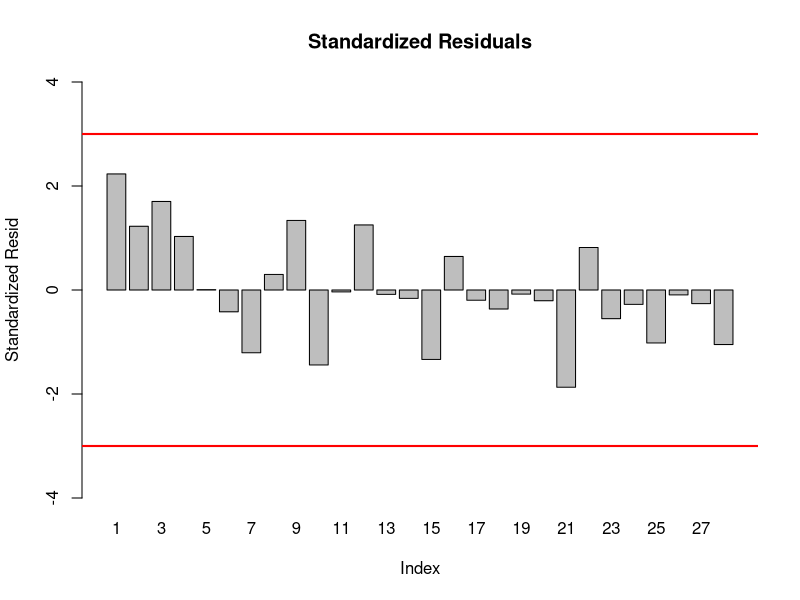
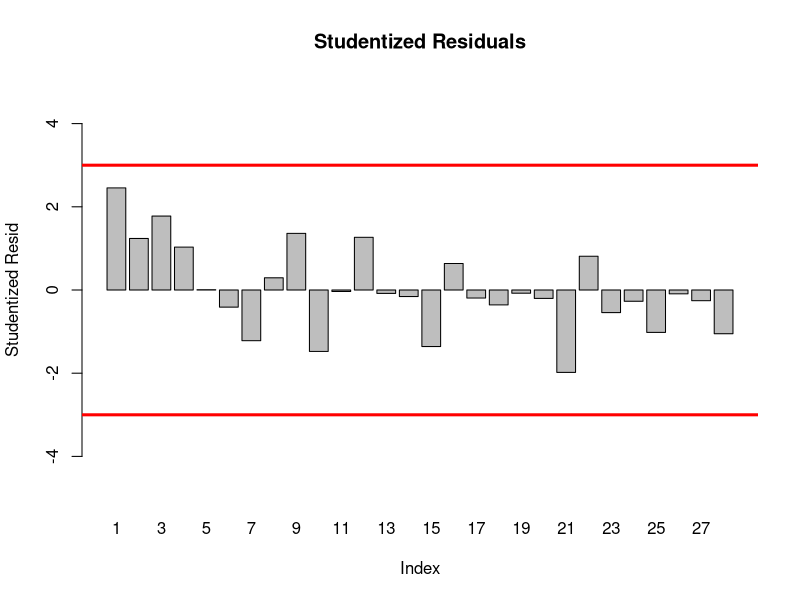
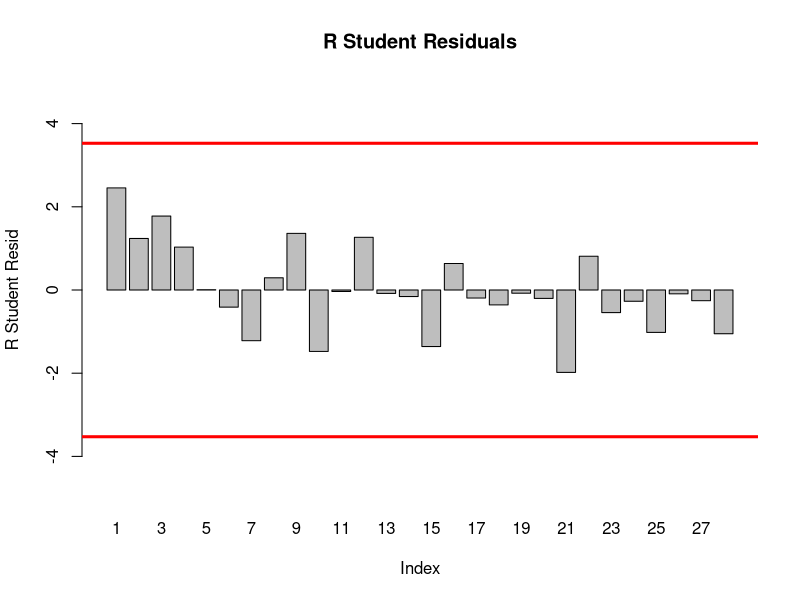
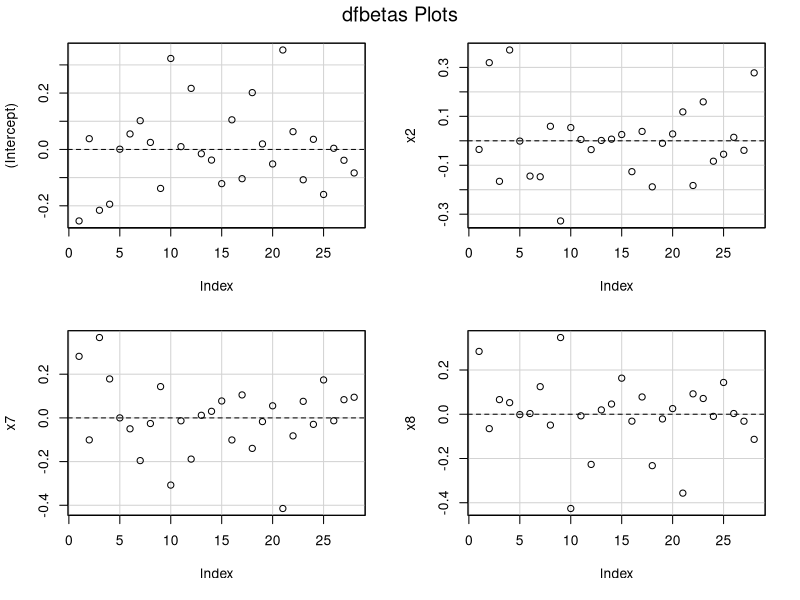
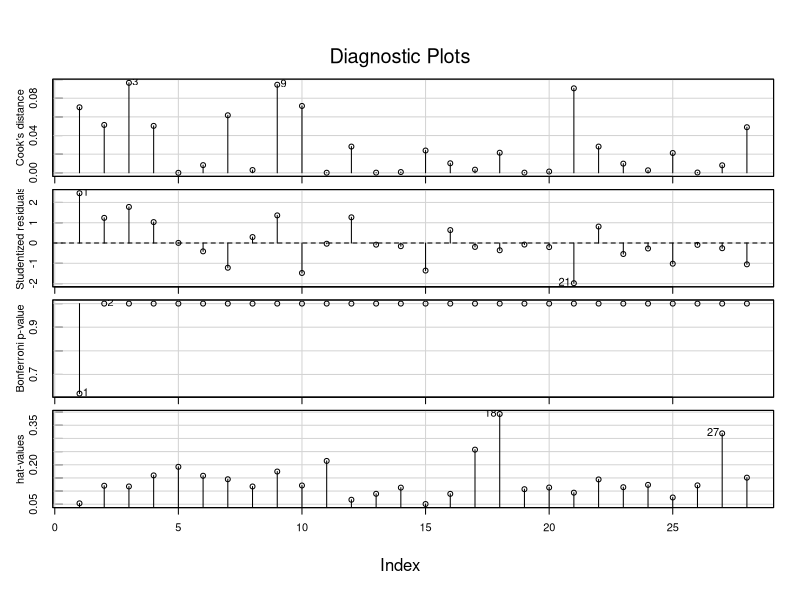

R code for these plots, in order: (Note: this script raises an error after producing the figures.)
## ---- chunk 1
#load the data
ftbl <- read.csv(file = 'football.csv')
#build linear model
fit <- lm(y~x2+x7+x8, data = ftbl)

#residual analysis
View(fit)
library(MASS)

#standardized residuals
print("standardized residuals:")
stdres(fit)
barplot(height = stdres(fit), names.arg = 1:28, 
        main = "Standardized Residuals", xlab = "Index", 
        ylab = "Standardized Resid", ylim=c(-4,4))
#Add cutoff values. Either 2 or 3 can be chosen.
abline(h=3, col = "Red", lwd=2)
abline(h=-3, col = "Red", lwd=2)


#studentized residuals
print("studentized residuals:")
studres(fit)
barplot(height = studres(fit), names.arg = 1:28, 
        main = "Studentized Residuals", xlab = "Index", 
        ylab = "Studentized Resid", ylim=c(-5,5))
#Add cutoff values. Either 2 or 3 can be chosen.
abline(h=3, col = "Red", lwd=3)
abline(h=-3, col = "Red", lwd=3)

#R-student residuals
print("R-student residuals:")
RStudent <- rstudent(fit)
RStudent
barplot(height = RStudent, names.arg = 1:28, 
        main = "R Student Residuals", xlab = "Index", 
        ylab = "R Student Resid", ylim=c(-5,5))
cor.level <- 0.05/(2*25)
cor.qt <- qt(cor.level, 21, lower.tail=F) 
RStudent> cor.qt
abline(h=cor.qt , col = "Red", lwd=3)
abline(h=-cor.qt , col = "Red", lwd=3)
## ---- chunk 2
#influential analysis
myInf <- influence.measures(fit)
myInf
summary(myInf)

library(car)
dfbetasPlots(fit,intercept=T)
influenceIndexPlot(fit)
## ---- chunk 3
#variance inflation factors
vif(fit)
## ---- chunk 4
#normal probability plot of residuals
qqPlot(fit)
## ---- chunk 5
#plot of the residuals versus the fitted values
par(mfrow=c(1,1))
residualPlot(fit, type="rstudent", quadratic=F, col = "dodgerblue",
             pch=16, cex=1.5, cex.axis=1.5, cex.lab=1.5)
